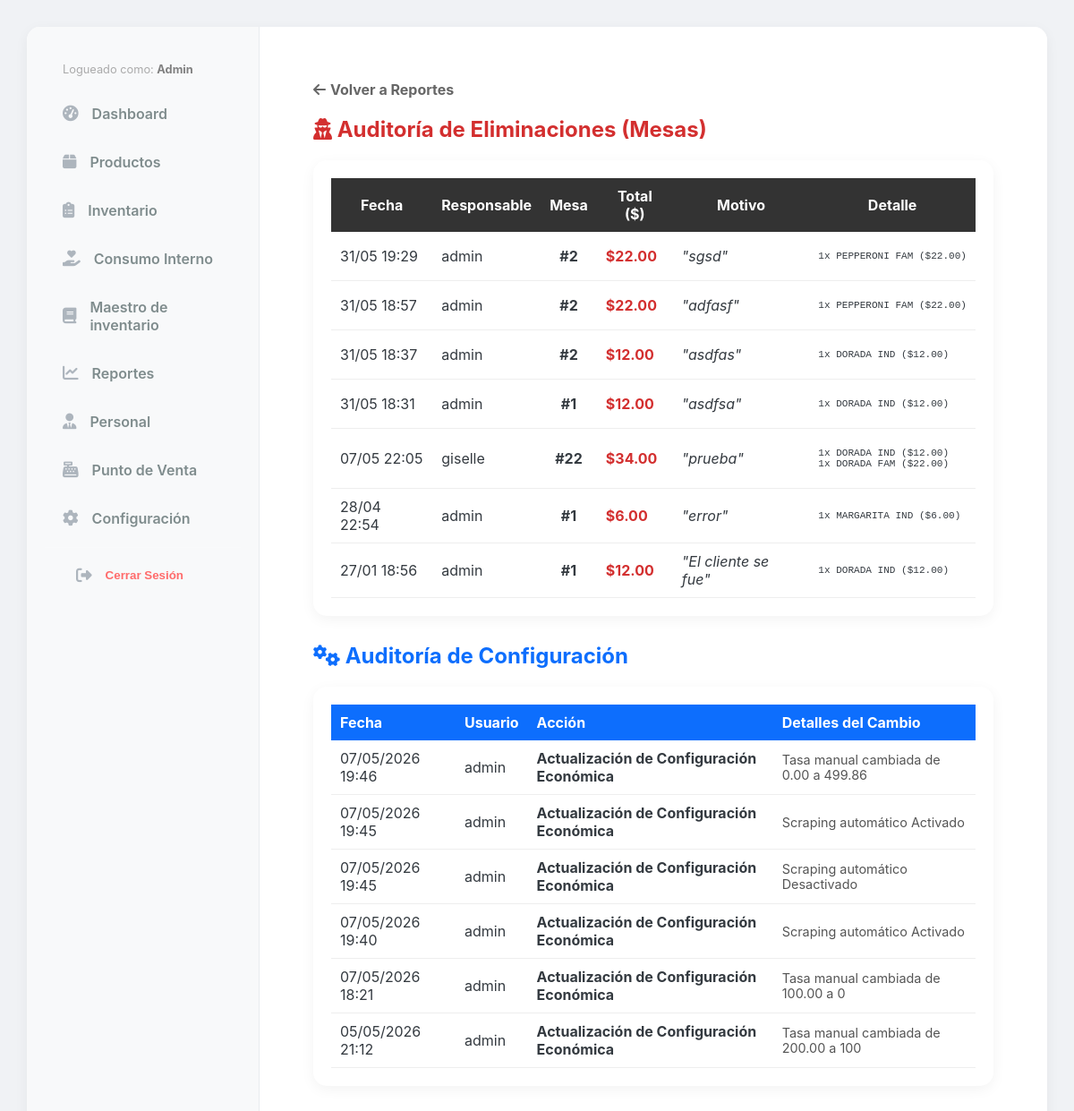
Page /reportes/auditoria/ (signed in) on the earlier database version.
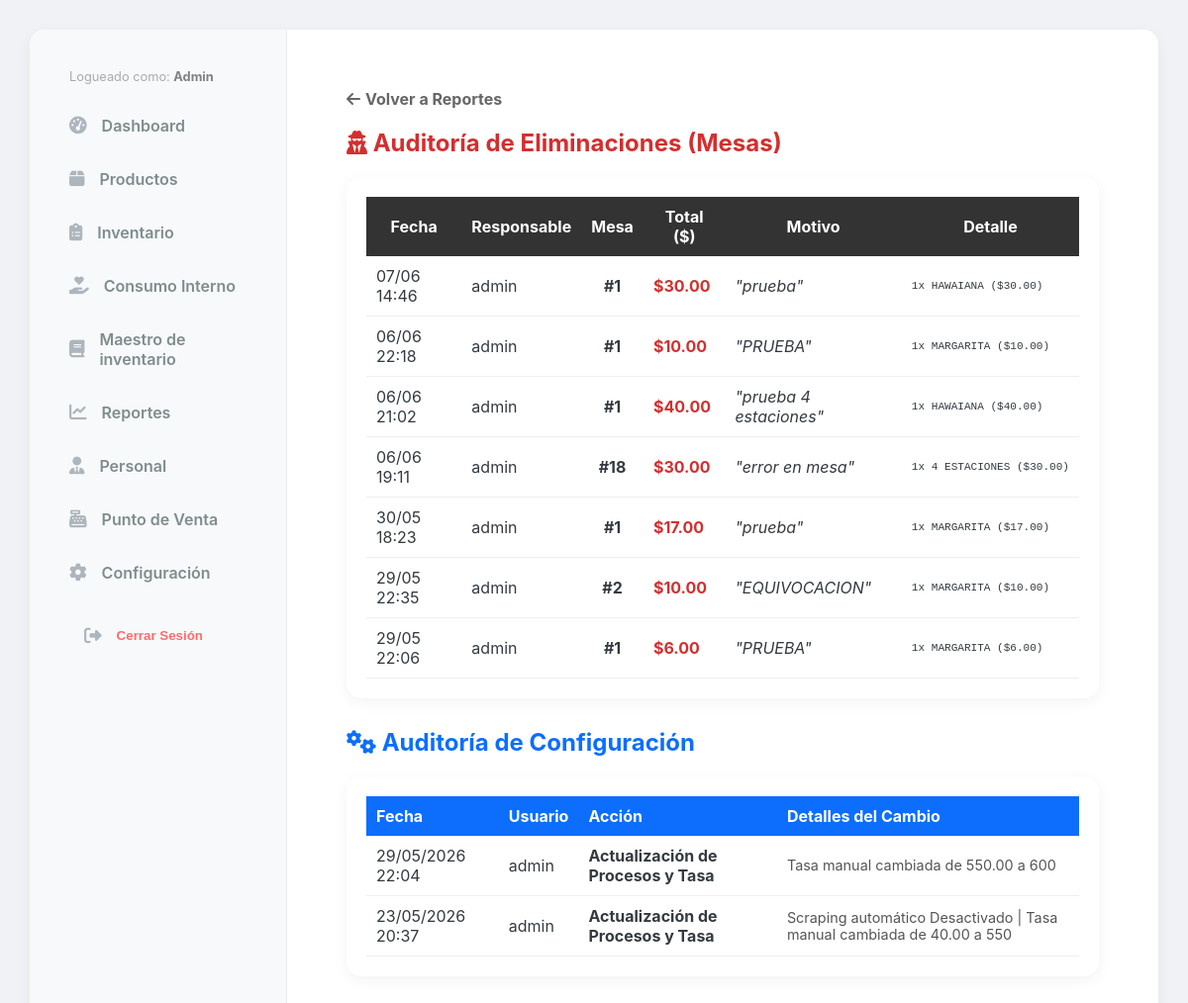
Same page on the later database version.
### reports/models.py (models this page shows, shortened)
class AuditoriaEliminacion(models.Model):
    fecha = models.DateTimeField(auto_now_add=True)
    usuario_responsable = models.ForeignKey(User, on_delete=models.SET_NULL, null=True, verbose_name="Quién eliminó")
    mesa_numero = models.IntegerField()
    mesero_asignado = models.CharField(max_length=100, blank=True, null=True)
    resumen_pedido = models.TextField(help_text="Lista de productos que tenía la mesa")
    total_eliminado = models.DecimalField(max_digits=10, decimal_places=2)
    motivo = models.CharField(max_length=255, verbose_name="Motivo de eliminación")

class AuditoriaConfiguracion(models.Model):
    fecha = models.DateTimeField(auto_now_add=True)
    usuario = models.ForeignKey(User, on_delete=models.SET_NULL, null=True, verbose_name="Usuario responsable")
    accion = models.CharField(max_length=255, verbose_name="Acción Realizada")
    detalles = models.TextField(verbose_name="Detalles del Cambio")

### reports/views.py (the view)
# urls.py: path('auditoria/', views.auditoria_eliminaciones, name='auditoria_eliminaciones'),
@staff_member_required
def auditoria_eliminaciones(request):
    logs_list = AuditoriaEliminacion.objects.all().order_by('-fecha')
    logs_config_list = AuditoriaConfiguracion.objects.all().order_by('-fecha')
    paginator_logs = Paginator(logs_list, 10)
    logs = paginator_logs.get_page(request.GET.get('page_logs'))
    paginator_config = Paginator(logs_config_list, 10)
    logs_config = paginator_config.get_page(request.GET.get('page_config'))
    return render(request, 'reports/auditoria_list.html', {
        'logs': logs,
        'logs_config': logs_config
    })

### core/context_processors.py (called while the page is built)
def configuracion_global(request):
    return {
        'config': Configuracion.get_solo()
    }

### core/models.py (called while the page is built)
    @classmethod
    def get_solo(cls):
        obj, created = cls.objects.get_or_create(id=1)
        return obj

### reports/templates/reports/auditoria_list.html (shortened to what this page needs)
{% extends 'base.html' %}
{% block content %}
<div style="padding: 20px; max-width: 1000px; margin: 0 auto;">
    <div style="margin-bottom: 15px;">
         <a href="{% url 'reportes_index' %}" style="text-decoration: none; color: #666; font-weight: bold; display: inline-flex; align-items: center; gap: 5px;">
            <i class="fas fa-arrow-left"></i> Volver a Reportes
        </a>
    </div>
    <h2 style="color: #d32f2f;"><i class="fas fa-user-secret"></i> Auditoría de Eliminaciones (Mesas)</h2>
    <div class="card-style" style="margin-bottom: 30px;">
        <table style="width: 100%; border-collapse: collapse;">
            <thead style="background: #333; color: white;">
                <tr>
                    <th style="padding: 10px;">Fecha</th>
                    <th style="padding: 10px;">Responsable</th>
                    <th style="padding: 10px;">Mesa</th>
                    <th style="padding: 10px;">Total ($)</th>
                    <th style="padding: 10px;">Motivo</th>
                    <th style="padding: 10px;">Detalle</th>
                </tr>
            </thead>
            <tbody>
                {% for log in logs %}
                <tr style="border-bottom: 1px solid #eee;">
                    <td style="padding: 10px;">{{ log.fecha|date:"d/m H:i" }}</td>
                    <td style="padding: 10px;">{{ log.usuario_responsable.username|default:"Sistema" }}</td>
                    <td style="padding: 10px; text-align: center; font-weight: bold;">#{{ log.mesa_numero }}</td>
                    <td style="padding: 10px; color: #d32f2f; font-weight: bold;">${{ log.total_eliminado }}</td>
                    <td style="padding: 10px; font-style: italic;">"{{ log.motivo }}"</td>
                    <td style="padding: 10px; font-size: 0.85em;"><pre>{{ log.resumen_pedido }}</pre></td>
                </tr>
                {% empty %}
                <tr><td colspan="6" style="padding: 20px; text-align: center;">Sin registros sospechosos.</td></tr>
                {% endfor %}
            </tbody>
        </table>
    </div>
    <h2 style="color: #0d6efd;"><i class="fas fa-cogs"></i> Auditoría de Configuración</h2>
    <div class="card-style">
        <table style="width: 100%; border-collapse: collapse;">
            <thead style="background: #0d6efd; color: white;">
                <tr>
                    <th style="padding: 10px; text-align: left;">Fecha</th>
                    <th style="padding: 10px; text-align: left;">Usuario</th>
                    <th style="padding: 10px; text-align: left;">Acción</th>
                    <th style="padding: 10px; text-align: left;">Detalles del Cambio</th>
                </tr>
            </thead>
            <tbody>
                {% for log in logs_config %}
                <tr style="border-bottom: 1px solid #eee;">
                    <td style="padding: 10px;">{{ log.fecha|date:"d/m/Y H:i" }}</td>
                    <td style="padding: 10px;">{{ log.usuario.username|default:"Sistema" }}</td>
                    <td style="padding: 10px; font-weight: bold;">{{ log.accion }}</td>
                    <td style="padding: 10px; font-size: 0.9em; color: #555;">{{ log.detalles }}</td>
                </tr>
                {% empty %}
                <tr><td colspan="4" style="padding: 20px; text-align: center;">Sin cambios registrados en la configuración.</td></tr>
                {% endfor %}
            </tbody>
        </table>
    </div>
</div>
{% endblock %}

Differences in the rows shown:
removed AuditoriaConfiguracion: fecha "07/05/2026 19:46", usuario.username "admin", accion "Actualización de Configuración Económica", detalles "Tasa manual cambiada de 0.00 a 499.86"
removed AuditoriaConfiguracion: fecha "07/05/2026 19:45", usuario.username "admin", accion "Actualización de Configuración Económica", detalles "Scraping automático Activado"
removed AuditoriaConfiguracion: fecha "07/05/2026 19:45", usuario.username "admin", accion "Actualización de Configuración Económica", detalles "Scraping automático Desactivado"
removed AuditoriaConfiguracion: fecha "07/05/2026 19:40", usuario.username "admin", accion "Actualización de Configuración Económica", detalles "Scraping automático Activado"
changed AuditoriaEliminacion: fecha "31/05 19:29" → "07/06 14:46"; mesa_numero "2" → "1"; total_eliminado "22.00" → "30.00"; motivo "sgsd" → "prueba"; resumen_pedido "1x PEPPERONI FAM ($22.00)" → "1x HAWAIANA ($30.00)"
changed AuditoriaEliminacion (number 2 of 7 on the later page): fecha "31/05 18:57" → "06/06 22:18"; mesa_numero "2" → "1"; total_eliminado "22.00" → "10.00"; motivo "adfasf" → "PRUEBA"; resumen_pedido "1x PEPPERONI FAM ($22.00)" → "1x MARGARITA ($10.00)"
changed AuditoriaEliminacion: fecha "31/05 18:37" → "06/06 21:02"; mesa_numero "2" → "1"; total_eliminado "12.00" → "40.00"; motivo "asdfas" → "prueba 4 estaciones"; resumen_pedido "1x DORADA IND ($12.00)" → "1x HAWAIANA ($40.00)"
changed AuditoriaEliminacion: fecha "31/05 18:31" → "06/06 19:11"; mesa_numero "1" → "18"; total_eliminado "12.00" → "30.00"; motivo "asdfsa" → "error en mesa"; resumen_pedido "1x DORADA IND ($12.00)" → "1x 4 ESTACIONES ($30.00)"
changed AuditoriaEliminacion: fecha "07/05 22:05" → "30/05 18:23"; usuario_responsable.username "giselle" → "admin"; mesa_numero "22" → "1"; total_eliminado "34.00" → "17.00"; resumen_pedido "1x DORADA IND ($12.00) 1x DORADA FAM ($22.00)" → "1x MARGARITA ($17.00)"
changed AuditoriaEliminacion: fecha "28/04 22:54" → "29/05 22:35"; mesa_numero "1" → "2"; total_eliminado "6.00" → "10.00"; motivo "error" → "EQUIVOCACION"; resumen_pedido "1x MARGARITA IND ($6.00)" → "1x MARGARITA ($10.00)"
changed AuditoriaEliminacion: fecha "27/01 18:56" → "29/05 22:06"; total_eliminado "12.00" → "6.00"; motivo "El cliente se fue" → "PRUEBA"; resumen_pedido "1x DORADA IND ($12.00)" → "1x MARGARITA ($6.00)"
changed AuditoriaConfiguracion: fecha "07/05/2026 18:21" → "29/05/2026 22:04"; accion "Actualización de Configuración Económica" → "Actualización de Procesos y Tasa"; detalles "Tasa manual cambiada de 100.00 a 0" → "Tasa manual cambiada de 550.00 a 600"
changed AuditoriaConfiguracion: fecha "05/05/2026 21:12" → "23/05/2026 20:37"; accion "Actualización de Configuración Económica" → "Actualización de Procesos y Tasa"; detalles "Tasa manual cambiada de 200.00 a 100" → "Scraping automático Desactivado | Tasa manual cambiada de 40.00 a 550"
